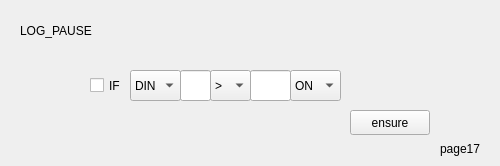
   <widget class="QWidget" name="page_18">
    <widget class="QLabel" name="label_83">
     <property name="geometry">
      <rect>
       <x>20</x>
       <y>20</y>
       <width>81</width>
       <height>21</height>
      </rect>
     </property>
     <property name="text">
      <string>LOG_PAUSE</string>
     </property>
    </widget>
    <widget class="QLabel" name="label_84">
     <property name="geometry">
      <rect>
       <x>440</x>
       <y>140</y>
       <width>51</width>
       <height>17</height>
      </rect>
     </property>
     <property name="text">
      <string>page17</string>
     </property>
    </widget>
    <widget class="QComboBox" name="pause_comparesign_comboBox">
     <property name="geometry">
      <rect>
       <x>210</x>
       <y>70</y>
       <width>41</width>
       <height>31</height>
      </rect>
     </property>
     <item>
      <property name="text">
       <string>&gt;</string>
      </property>
     </item>
     <item>
      <property name="text">
       <string>&lt;</string>
      </property>
     </item>
     <item>
      <property name="text">
       <string>&gt;=</string>
      </property>
     </item>
     <item>
      <property name="text">
       <string>&lt;=</string>
      </property>
     </item>
     <item>
      <property name="text">
       <string>=</string>
      </property>
     </item>
    </widget>
    <widget class="QLineEdit" name="pause_comparevalue1_lineEdit">
     <property name="geometry">
      <rect>
       <x>250</x>
       <y>70</y>
       <width>41</width>
       <height>31</height>
      </rect>
     </property>
    </widget>
    <widget class="QComboBox" name="pause_vartype_comboBox">
     <property name="geometry">
      <rect>
       <x>130</x>
       <y>70</y>
       <width>51</width>
       <height>31</height>
      </rect>
     </property>
     <item>
      <property name="text">
       <string>DIN</string>
      </property>
     </item>
     <item>
      <property name="text">
       <string>DOUT</string>
      </property>
     </item>
     <item>
      <property name="text">
       <string>B</string>
      </property>
     </item>
     <item>
      <property name="text">
       <string>INT</string>
      </property>
     </item>
    </widget>
    <widget class="QLineEdit" name="pause_varaddress_lineEdit">
     <property name="geometry">
      <rect>
       <x>180</x>
       <y>70</y>
       <width>31</width>
       <height>31</height>
      </rect>
     </property>
    </widget>
    <widget class="QComboBox" name="pause_comparevalue2_comboBox">
     <property name="geometry">
      <rect>
       <x>290</x>
       <y>70</y>
       <width>51</width>
       <height>31</height>
      </rect>
     </property>
     <item>
      <property name="text">
       <string>ON</string>
      </property>
     </item>
     <item>
      <property name="text">
       <string>OFF</string>
      </property>
     </item>
    </widget>
    <widget class="QCheckBox" name="pause_if_checkBox">
     <property name="geometry">
      <rect>
       <x>90</x>
       <y>70</y>
       <width>41</width>
       <height>31</height>
      </rect>
     </property>
     <property name="text">
      <string>IF</string>
     </property>
    </widget>
    <widget class="QPushButton" name="pause_ensure_pushButton">
     <property name="geometry">
      <rect>
       <x>350</x>
       <y>110</y>
       <width>80</width>
       <height>25</height>
      </rect>
     </property>
     <property name="text">
      <string>ensure</string>
     </property>
    </widget>
   </widget>
